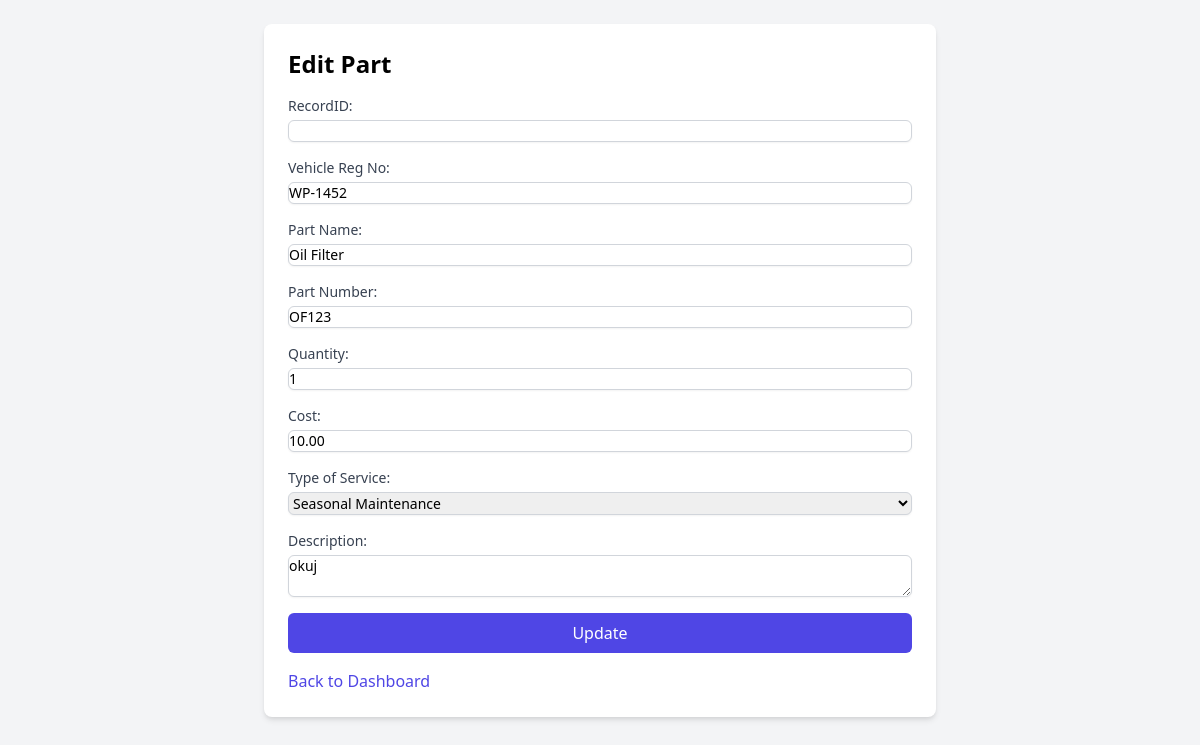
Screenshot of /edit_part.php?id=1 with the database file from the repository.
### tables this page shows
CREATE TABLE `partsused` (
  `PartID` int(11) NOT NULL,
  `RecordID` int(11) DEFAULT NULL,
  `Vehicle_Reg_No` varchar(20) NOT NULL,
  `PartName` varchar(100) DEFAULT NULL,
  `PartNumber` varchar(50) DEFAULT NULL,
  `Quantity` int(11) DEFAULT NULL,
  `Cost` decimal(10,2) DEFAULT NULL,
  `type_of_service` enum('Seasonal Maintenance','Preventive Maintenance','Electrical Repair','Engine Repair','Oil/oil filter/air filter changed','Battery replacement','Engine tune-up','Wheels aligned/balanced') NOT NULL,
  `Description` varchar(300) NOT NULL
);

### edit_part.php (the view, shortened to what this page needs)
<?php
include 'db_connect.php';
$partID = $_GET['id'];
$sql = "SELECT * FROM PartsUsed WHERE PartID='$partID'";
$result = $conn->query($sql);
$row = $result->fetch_assoc();
?>
<!DOCTYPE html>
<html lang="en">
<head>
    <link href="https://cdn.jsdelivr.net/npm/tailwindcss@2.2.19/dist/tailwind.min.css" rel="stylesheet">
</head>
<body class="bg-gray-100 p-6">
    <div class="max-w-2xl mx-auto bg-white p-6 rounded-lg shadow-md">
        <h1 class="text-2xl font-bold mb-4">Edit Part</h1>
        <form method="post" action="edit_part.php?id=<?php echo $partID; ?>" class="space-y-4">
            <div>
                <label for="RecordID" class="block text-sm font-medium text-gray-700">RecordID:</label>
                <input type="number" id="RecordID" name="RecordID" value="<?php echo $row['RecordID']; ?>" required class="mt-1 block w-full border border-gray-300 rounded-md shadow-sm focus:ring-indigo-500 focus:border-indigo-500 sm:text-sm">
            </div>
            <div>
                <label for="Vehicle_Reg_No" class="block text-sm font-medium text-gray-700">Vehicle Reg No:</label>
                <input type="text" id="Vehicle_Reg_No" name="Vehicle_Reg_No" value="<?php echo $row['Vehicle_Reg_No']; ?>" required class="mt-1 block w-full border border-gray-300 rounded-md shadow-sm focus:ring-indigo-500 focus:border-indigo-500 sm:text-sm">
            </div>
            <div>
                <label for="PartName" class="block text-sm font-medium text-gray-700">Part Name:</label>
                <input type="text" id="PartName" name="PartName" value="<?php echo $row['PartName']; ?>" required class="mt-1 block w-full border border-gray-300 rounded-md shadow-sm focus:ring-indigo-500 focus:border-indigo-500 sm:text-sm">
            </div>
            <div>
                <label for="PartNumber" class="block text-sm font-medium text-gray-700">Part Number:</label>
                <input type="text" id="PartNumber" name="PartNumber" value="<?php echo $row['PartNumber']; ?>" required class="mt-1 block w-full border border-gray-300 rounded-md shadow-sm focus:ring-indigo-500 focus:border-indigo-500 sm:text-sm">
            </div>
            <div>
                <label for="Quantity" class="block text-sm font-medium text-gray-700">Quantity:</label>
                <input type="number" id="Quantity" name="Quantity" value="<?php echo $row['Quantity']; ?>" required class="mt-1 block w-full border border-gray-300 rounded-md shadow-sm focus:ring-indigo-500 focus:border-indigo-500 sm:text-sm">
            </div>
            <div>
                <label for="Cost" class="block text-sm font-medium text-gray-700">Cost:</label>
                <input type="number" step="0.01" id="Cost" name="Cost" value="<?php echo $row['Cost']; ?>" required class="mt-1 block w-full border border-gray-300 rounded-md shadow-sm focus:ring-indigo-500 focus:border-indigo-500 sm:text-sm">
            </div>
            <div>
                <label for="type_of_service" class="block text-sm font-medium text-gray-700">Type of Service:</label>
                <select id="type_of_service" name="type_of_service" required class="mt-1 block w-full border border-gray-300 rounded-md shadow-sm focus:ring-indigo-500 focus:border-indigo-500 sm:text-sm">
                    <option value="Seasonal Maintenance" <?php if ($row['type_of_service'] == 'Seasonal Maintenance') echo 'selected'; ?>>Seasonal Maintenance</option>
                </select>
            </div>
            <div>
                <label for="Description" class="block text-sm font-medium text-gray-700">Description:</label>
                <textarea id="Description" name="Description" required class="mt-1 block w-full border border-gray-300 rounded-md shadow-sm focus:ring-indigo-500 focus:border-indigo-500 sm:text-sm"><?php echo $row['Description']; ?></textarea>
            </div>
            <div>
                <input type="submit" value="Update" class="w-full bg-indigo-600 text-white py-2 rounded-md hover:bg-indigo-700 focus:outline-none focus:ring-2 focus:ring-offset-2 focus:ring-indigo-500">
            </div>
        </form>
        <a href="index.php" class="mt-4 inline-block text-indigo-600 hover:text-indigo-800">Back to Dashboard</a>
    </div>
</body>
</html>

### rows the page displays
partsused: Vehicle_Reg_No "WP-1452", PartName "Oil Filter", PartNumber "OF123", Quantity "1", Cost "10.00", type_of_service "Seasonal Maintenance", Description "okuj"
